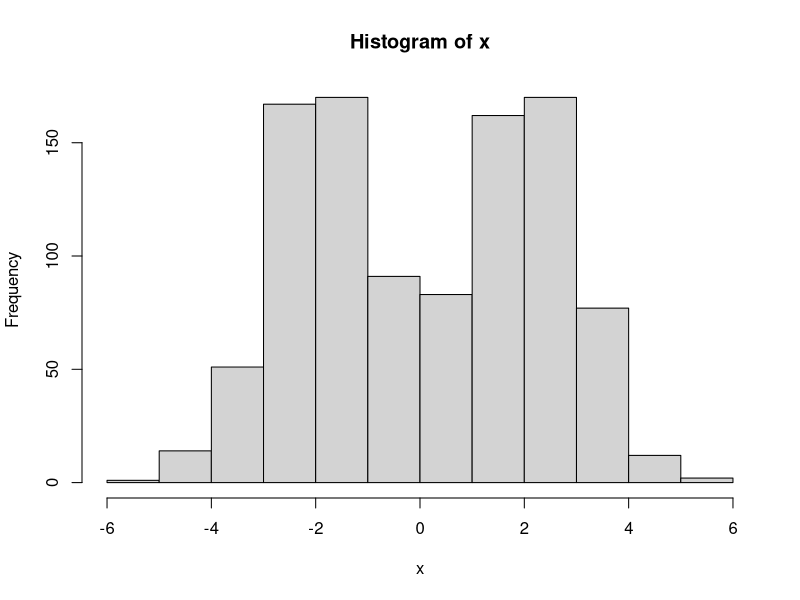
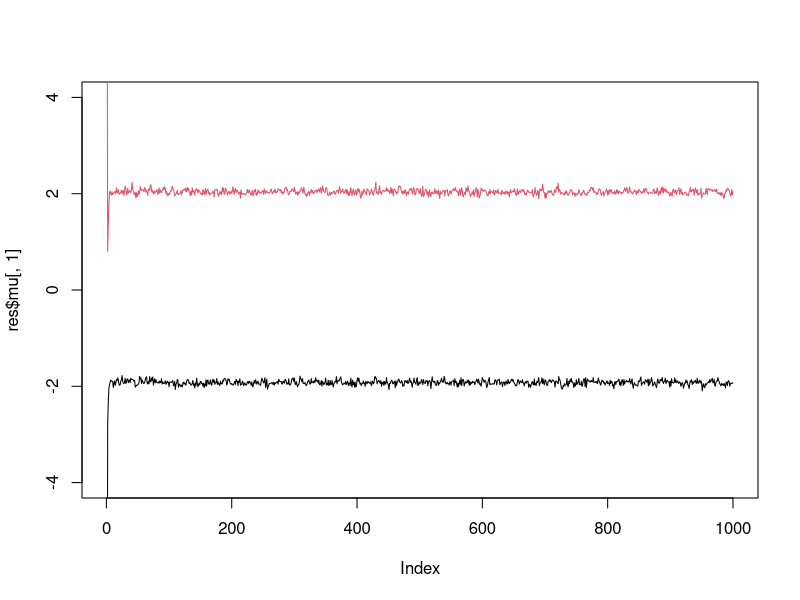
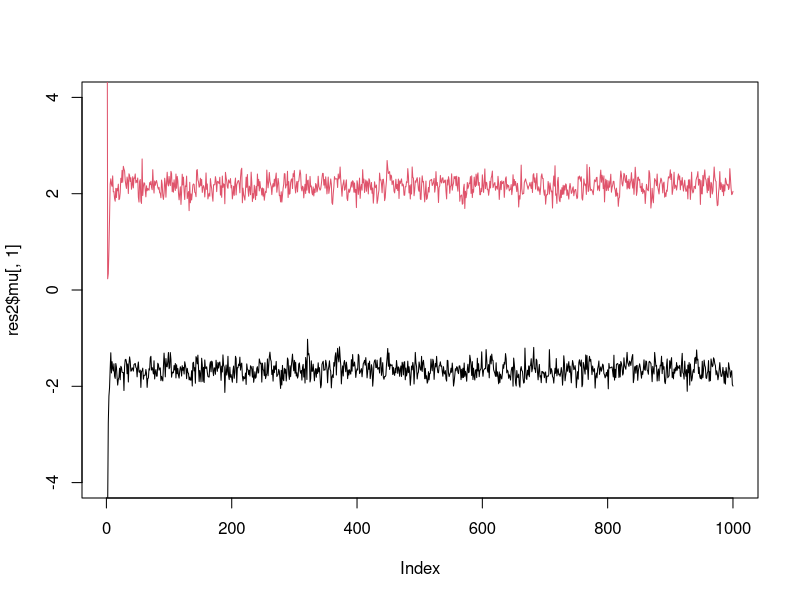
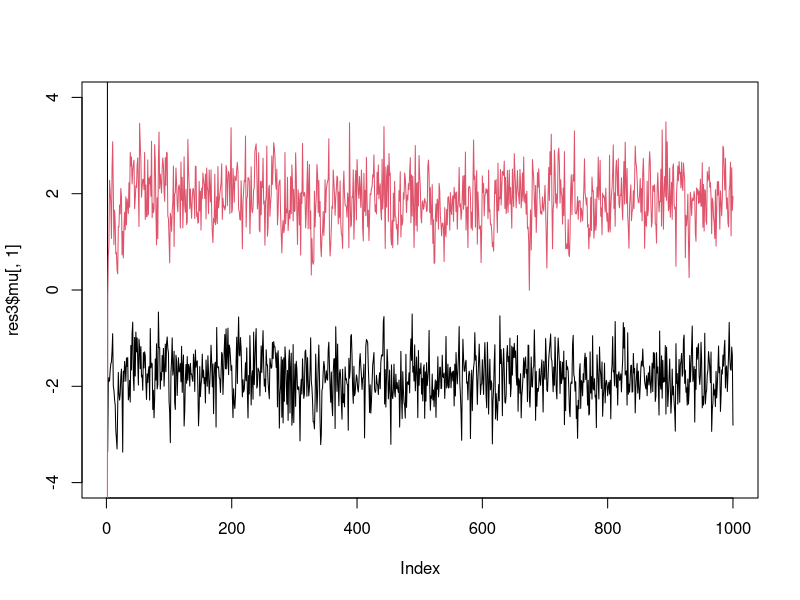

Recreate these plots in R, in order.
## ---- chunk 1
set.seed(33)

# generate from mixture of normals
#' @param n number of samples
#' @param pi mixture proportions
#' @param mu mixture means
#' @param s mixture standard deviations
rmix = function(n,pi,mu,s){
  z = sample(1:length(pi),prob=pi,size=n,replace=TRUE)
  x = rnorm(n,mu[z],s[z])
  return(x)
}
x = rmix(n=1000,pi=c(0.5,0.5),mu=c(-2,2),s=c(1,1))
hist(x)
## ---- chunk 2

  
  normalize = function(x){return(x/sum(x))}
  
  #' @param x an n vector of data
  #' @param pi a k vector
  #' @param mu a k vector
  sample_z = function(x,pi,mu){
    dmat = outer(mu,x,"-") # k by n matrix, d_kj =(mu_k - x_j)
    p.z.given.x = as.vector(pi) * dnorm(dmat,0,1) 
    p.z.given.x = apply(p.z.given.x,2,normalize) # normalize columns
    z = rep(0, length(x))
    for(i in 1:length(z)){
      z[i] = sample(1:length(pi), size=1,prob=p.z.given.x[,i],replace=TRUE)
    }
    return(z)
  }
 
    
  #' @param z an n vector of cluster allocations (1...k)
  #' @param k the number of clusters
  sample_pi = function(z,k){
    counts = colSums(outer(z,1:k,FUN="=="))
    pi = gtools::rdirichlet(1,counts+1)
    return(pi)
  }

  #' @param x an n vector of data
  #' @param z an n vector of cluster allocations
  #' @param k the number o clusters
  #' @param prior.mean the prior mean for mu
  #' @param prior.prec the prior precision for mu
  sample_mu = function(x, z, k, prior){
    df = data.frame(x=x,z=z)
    mu = rep(0,k)
    for(i in 1:k){
      sample.size = sum(z==i)
      sample.mean = ifelse(sample.size==0,0,mean(x[z==i]))
      
      post.prec = sample.size+prior$prec
      post.mean = (prior$mean * prior$prec + sample.mean * sample.size)/post.prec
      mu[i] = rnorm(1,post.mean,sqrt(1/post.prec))
    }
    return(mu)
  }
  
  gibbs = function(x,k,niter =1000,muprior = list(mean=0,prec=0.1)){
    pi = rep(1/k,k) # initialize
    mu = rnorm(k,0,10)
    z = sample_z(x,pi,mu)
    res = list(mu=matrix(nrow=niter, ncol=k), pi = matrix(nrow=niter,ncol=k), z = matrix(nrow=niter, ncol=length(x)))
    res$mu[1,]=mu
    res$pi[1,]=pi
    res$z[1,]=z 
    for(i in 2:niter){
        pi = sample_pi(z,k)
        mu = sample_mu(x,z,k,muprior)
        z = sample_z(x,pi,mu)
        res$mu[i,] = mu
        res$pi[i,] = pi
        res$z[i,] = z
    }
    return(res)
  }
## ---- chunk 3
  res = gibbs(x,2)
  plot(res$mu[,1],ylim=c(-4,4),type="l")
  lines(res$mu[,2],col=2)
## ---- chunk 4
  x = rmix(100,c(0.5,0.5),c(-2,2),c(1,1))
  res2 = gibbs(x,2)
  plot(res2$mu[,1],ylim=c(-4,4),type="l")
  lines(res2$mu[,2],col=2)
## ---- chunk 5
  x = rmix(10,c(0.5,0.5),c(-2,2),c(1,1))
  res3 = gibbs(x,2)
  plot(res3$mu[,1],ylim=c(-4,4),type="l")
  lines(res3$mu[,2],col=2)
## ---- chunk 6
  quantile(res3$mu[-(1:10),1],c(0.05,0.95))
  quantile(res3$mu[-(1:10),2],c(0.05,0.95))
